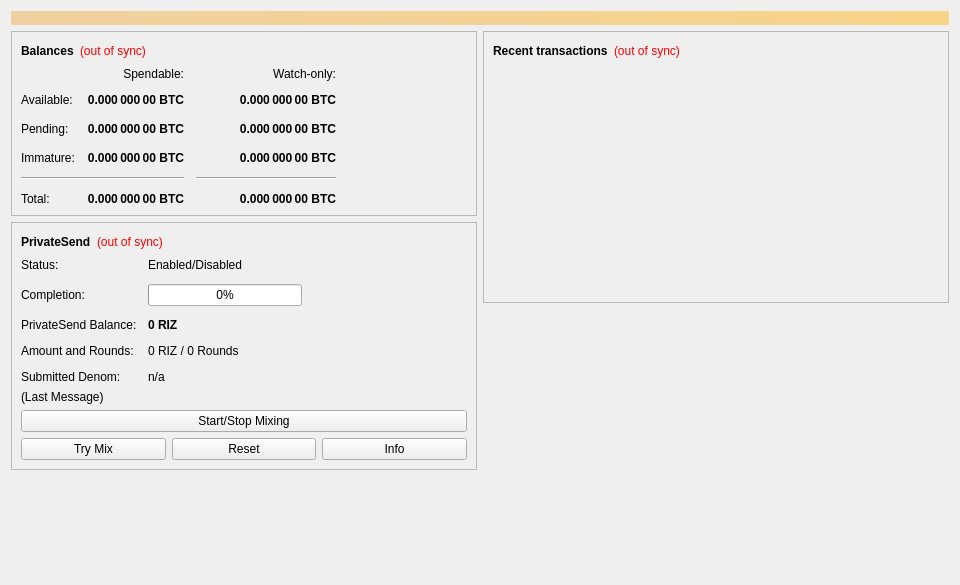
<?xml version="1.0" encoding="UTF-8"?>
<ui version="4.0">
 <class>OverviewPage</class>
 <widget class="QWidget" name="OverviewPage">
  <property name="geometry">
   <rect>
    <x>0</x>
    <y>0</y>
    <width>960</width>
    <height>585</height>
   </rect>
  </property>
  <property name="minimumSize">
   <size>
    <width>960</width>
    <height>0</height>
   </size>
  </property>
  <property name="windowTitle">
   <string>Form</string>
  </property>
  <layout class="QVBoxLayout" name="topLayout">
   <item>
    <widget class="QLabel" name="labelAlerts">
     <property name="visible">
      <bool>false</bool>
     </property>
     <property name="styleSheet">
      <string notr="true">QLabel { background-color: qlineargradient(x1: 0, y1: 0, x2: 1, y2: 0, stop:0 #F0D0A0, stop:1 #F8D488); color:#000000; }</string>
     </property>
     <property name="wordWrap">
      <bool>true</bool>
     </property>
     <property name="margin">
      <number>3</number>
     </property>
     <property name="textInteractionFlags">
      <set>Qt::TextSelectableByMouse</set>
     </property>
    </widget>
   </item>
   <item>
    <layout class="QHBoxLayout" name="horizontalLayout" stretch="1,1">
     <item>
      <layout class="QVBoxLayout" name="verticalLayout_2">
       <item>
        <widget class="QFrame" name="frame">
         <property name="frameShape">
          <enum>QFrame::StyledPanel</enum>
         </property>
         <property name="frameShadow">
          <enum>QFrame::Raised</enum>
         </property>
         <layout class="QVBoxLayout" name="verticalLayout_4">
          <item>
           <layout class="QHBoxLayout" name="horizontalLayout_4">
            <item>
             <widget class="QLabel" name="label_5">
              <property name="font">
               <font>
                <weight>75</weight>
                <bold>true</bold>
               </font>
              </property>
              <property name="text">
               <string>Balances</string>
              </property>
             </widget>
            </item>
            <item>
             <widget class="QLabel" name="labelWalletStatus">
              <property name="toolTip">
               <string>The displayed information may be out of date. Your wallet automatically synchronizes with the Rizcoin network after a connection is established, but this process has not completed yet.</string>
              </property>
              <property name="styleSheet">
               <string notr="true">QLabel { color: red; }</string>
              </property>
              <property name="text">
               <string notr="true">(out of sync)</string>
              </property>
              <property name="alignment">
               <set>Qt::AlignLeading|Qt::AlignLeft|Qt::AlignVCenter</set>
              </property>
             </widget>
            </item>
            <item>
             <spacer name="horizontalSpacer_3">
              <property name="orientation">
               <enum>Qt::Horizontal</enum>
              </property>
              <property name="sizeHint" stdset="0">
               <size>
                <width>40</width>
                <height>20</height>
               </size>
              </property>
             </spacer>
            </item>
           </layout>
          </item>
          <item>
           <layout class="QGridLayout" name="gridLayout">
            <property name="spacing">
             <number>12</number>
            </property>
            <item row="2" column="2">
             <widget class="QLabel" name="labelWatchPending">
              <property name="font">
               <font>
                <weight>75</weight>
                <bold>true</bold>
               </font>
              </property>
              <property name="cursor">
               <cursorShape>IBeamCursor</cursorShape>
              </property>
              <property name="toolTip">
               <string>Unconfirmed transactions to watch-only addresses</string>
              </property>
              <property name="text">
               <string notr="true">0.000 000 00 BTC</string>
              </property>
              <property name="alignment">
               <set>Qt::AlignRight|Qt::AlignTrailing|Qt::AlignVCenter</set>
              </property>
              <property name="textInteractionFlags">
               <set>Qt::LinksAccessibleByMouse|Qt::TextSelectableByKeyboard|Qt::TextSelectableByMouse</set>
              </property>
             </widget>
            </item>
            <item row="2" column="1">
             <widget class="QLabel" name="labelUnconfirmed">
              <property name="font">
               <font>
                <weight>75</weight>
                <bold>true</bold>
               </font>
              </property>
              <property name="cursor">
               <cursorShape>IBeamCursor</cursorShape>
              </property>
              <property name="toolTip">
               <string>Total of transactions that have yet to be confirmed, and do not yet count toward the spendable balance</string>
              </property>
              <property name="text">
               <string notr="true">0.000 000 00 BTC</string>
              </property>
              <property name="alignment">
               <set>Qt::AlignRight|Qt::AlignTrailing|Qt::AlignVCenter</set>
              </property>
              <property name="textInteractionFlags">
               <set>Qt::LinksAccessibleByMouse|Qt::TextSelectableByKeyboard|Qt::TextSelectableByMouse</set>
              </property>
             </widget>
            </item>
            <item row="3" column="2">
             <widget class="QLabel" name="labelWatchImmature">
              <property name="font">
               <font>
                <weight>75</weight>
                <bold>true</bold>
               </font>
              </property>
              <property name="cursor">
               <cursorShape>IBeamCursor</cursorShape>
              </property>
              <property name="toolTip">
               <string>Mined balance in watch-only addresses that has not yet matured</string>
              </property>
              <property name="text">
               <string notr="true">0.000 000 00 BTC</string>
              </property>
              <property name="alignment">
               <set>Qt::AlignRight|Qt::AlignTrailing|Qt::AlignVCenter</set>
              </property>
              <property name="textInteractionFlags">
               <set>Qt::LinksAccessibleByMouse|Qt::TextSelectableByKeyboard|Qt::TextSelectableByMouse</set>
              </property>
             </widget>
            </item>
            <item row="4" column="0" colspan="2">
             <widget class="Line" name="lineSpendableBalance">
              <property name="orientation">
               <enum>Qt::Horizontal</enum>
              </property>
             </widget>
            </item>
            <item row="4" column="2">
             <widget class="Line" name="lineWatchBalance">
              <property name="sizePolicy">
               <sizepolicy hsizetype="Preferred" vsizetype="Fixed">
                <horstretch>0</horstretch>
                <verstretch>0</verstretch>
               </sizepolicy>
              </property>
              <property name="minimumSize">
               <size>
                <width>140</width>
                <height>0</height>
               </size>
              </property>
              <property name="orientation">
               <enum>Qt::Horizontal</enum>
              </property>
             </widget>
            </item>
            <item row="5" column="0">
             <widget class="QLabel" name="labelTotalText">
              <property name="text">
               <string>Total:</string>
              </property>
             </widget>
            </item>
            <item row="3" column="1">
             <widget class="QLabel" name="labelImmature">
              <property name="font">
               <font>
                <weight>75</weight>
                <bold>true</bold>
               </font>
              </property>
              <property name="cursor">
               <cursorShape>IBeamCursor</cursorShape>
              </property>
              <property name="toolTip">
               <string>Mined balance that has not yet matured</string>
              </property>
              <property name="text">
               <string notr="true">0.000 000 00 BTC</string>
              </property>
              <property name="alignment">
               <set>Qt::AlignRight|Qt::AlignTrailing|Qt::AlignVCenter</set>
              </property>
              <property name="textInteractionFlags">
               <set>Qt::LinksAccessibleByMouse|Qt::TextSelectableByKeyboard|Qt::TextSelectableByMouse</set>
              </property>
             </widget>
            </item>
            <item row="2" column="3">
             <spacer name="horizontalSpacer_2">
              <property name="orientation">
               <enum>Qt::Horizontal</enum>
              </property>
              <property name="sizeHint" stdset="0">
               <size>
                <width>40</width>
                <height>20</height>
               </size>
              </property>
             </spacer>
            </item>
            <item row="3" column="0">
             <widget class="QLabel" name="labelImmatureText">
              <property name="text">
               <string>Immature:</string>
              </property>
             </widget>
            </item>
            <item row="5" column="1">
             <widget class="QLabel" name="labelTotal">
              <property name="font">
               <font>
                <weight>75</weight>
                <bold>true</bold>
               </font>
              </property>
              <property name="cursor">
               <cursorShape>IBeamCursor</cursorShape>
              </property>
              <property name="toolTip">
               <string>Your current total balance</string>
              </property>
              <property name="text">
               <string notr="true">0.000 000 00 BTC</string>
              </property>
              <property name="alignment">
               <set>Qt::AlignRight|Qt::AlignTrailing|Qt::AlignVCenter</set>
              </property>
              <property name="textInteractionFlags">
               <set>Qt::LinksAccessibleByMouse|Qt::TextSelectableByKeyboard|Qt::TextSelectableByMouse</set>
              </property>
             </widget>
            </item>
            <item row="5" column="2">
             <widget class="QLabel" name="labelWatchTotal">
              <property name="font">
               <font>
                <weight>75</weight>
                <bold>true</bold>
               </font>
              </property>
              <property name="cursor">
               <cursorShape>IBeamCursor</cursorShape>
              </property>
              <property name="toolTip">
               <string>Current total balance in watch-only addresses</string>
              </property>
              <property name="text">
               <string notr="true">0.000 000 00 BTC</string>
              </property>
              <property name="alignment">
               <set>Qt::AlignRight|Qt::AlignTrailing|Qt::AlignVCenter</set>
              </property>
              <property name="textInteractionFlags">
               <set>Qt::LinksAccessibleByMouse|Qt::TextSelectableByKeyboard|Qt::TextSelectableByMouse</set>
              </property>
             </widget>
            </item>
            <item row="0" column="2">
             <widget class="QLabel" name="labelWatchonly">
              <property name="text">
               <string>Watch-only:</string>
              </property>
              <property name="alignment">
               <set>Qt::AlignRight|Qt::AlignTrailing|Qt::AlignVCenter</set>
              </property>
             </widget>
            </item>
            <item row="1" column="0">
             <widget class="QLabel" name="labelBalanceText">
              <property name="text">
               <string>Available:</string>
              </property>
             </widget>
            </item>
            <item row="1" column="1">
             <widget class="QLabel" name="labelBalance">
              <property name="font">
               <font>
                <weight>75</weight>
                <bold>true</bold>
               </font>
              </property>
              <property name="cursor">
               <cursorShape>IBeamCursor</cursorShape>
              </property>
              <property name="toolTip">
               <string>Your current spendable balance</string>
              </property>
              <property name="text">
               <string notr="true">0.000 000 00 BTC</string>
              </property>
              <property name="alignment">
               <set>Qt::AlignRight|Qt::AlignTrailing|Qt::AlignVCenter</set>
              </property>
              <property name="textInteractionFlags">
               <set>Qt::LinksAccessibleByMouse|Qt::TextSelectableByKeyboard|Qt::TextSelectableByMouse</set>
              </property>
             </widget>
            </item>
            <item row="1" column="2">
             <widget class="QLabel" name="labelWatchAvailable">
              <property name="font">
               <font>
                <weight>75</weight>
                <bold>true</bold>
               </font>
              </property>
              <property name="cursor">
               <cursorShape>IBeamCursor</cursorShape>
              </property>
              <property name="toolTip">
               <string>Your current balance in watch-only addresses</string>
              </property>
              <property name="text">
               <string notr="true">0.000 000 00 BTC</string>
              </property>
              <property name="alignment">
               <set>Qt::AlignRight|Qt::AlignTrailing|Qt::AlignVCenter</set>
              </property>
              <property name="textInteractionFlags">
               <set>Qt::LinksAccessibleByMouse|Qt::TextSelectableByKeyboard|Qt::TextSelectableByMouse</set>
              </property>
             </widget>
            </item>
            <item row="2" column="0">
             <widget class="QLabel" name="labelPendingText">
              <property name="text">
               <string>Pending:</string>
              </property>
             </widget>
            </item>
            <item row="0" column="1">
             <widget class="QLabel" name="labelSpendable">
              <property name="text">
               <string>Spendable:</string>
              </property>
              <property name="alignment">
               <set>Qt::AlignRight|Qt::AlignTrailing|Qt::AlignVCenter</set>
              </property>
             </widget>
            </item>
           </layout>
          </item>
         </layout>
        </widget>
       </item>
       <item>
        <widget class="QFrame" name="framePrivateSend">
         <property name="layoutDirection">
          <enum>Qt::LeftToRight</enum>
         </property>
         <property name="frameShape">
          <enum>QFrame::StyledPanel</enum>
         </property>
         <property name="frameShadow">
          <enum>QFrame::Raised</enum>
         </property>
         <layout class="QVBoxLayout" name="VerticalLayout_PS1">
          <item>
           <layout class="QHBoxLayout" name="horizontalLayout_5">
            <item>
             <widget class="QLabel" name="labelPrivateSendHeader">
              <property name="font">
               <font>
                <weight>75</weight>
                <bold>true</bold>
               </font>
              </property>
              <property name="text">
               <string>PrivateSend</string>
              </property>
             </widget>
            </item>
            <item>
             <widget class="QLabel" name="labelPrivateSendSyncStatus">
              <property name="toolTip">
               <string>The displayed information may be out of date. Your wallet automatically synchronizes with the Rizcoin network after a connection is established, but this process has not completed yet.</string>
              </property>
              <property name="styleSheet">
               <string notr="true">QLabel { color: red; }</string>
              </property>
              <property name="text">
               <string notr="true">(out of sync)</string>
              </property>
              <property name="alignment">
               <set>Qt::AlignLeading|Qt::AlignLeft|Qt::AlignVCenter</set>
              </property>
             </widget>
            </item>
            <item>
             <spacer name="horizontalSpacer_4">
              <property name="orientation">
               <enum>Qt::Horizontal</enum>
              </property>
              <property name="sizeHint" stdset="0">
               <size>
                <width>40</width>
                <height>20</height>
               </size>
              </property>
             </spacer>
            </item>
           </layout>
          </item>
          <item>
           <layout class="QFormLayout" name="privateSendFormLayout">
            <property name="fieldGrowthPolicy">
             <enum>QFormLayout::AllNonFixedFieldsGrow</enum>
            </property>
            <property name="horizontalSpacing">
             <number>11</number>
            </property>
            <property name="verticalSpacing">
             <number>12</number>
            </property>
            <item row="0" column="0">
             <widget class="QLabel" name="labelPrivateSendEnabledText">
              <property name="text">
               <string>Status:</string>
              </property>
             </widget>
            </item>
            <item row="0" column="1">
             <widget class="QLabel" name="labelPrivateSendEnabled">
              <property name="text">
               <string>Enabled/Disabled</string>
              </property>
             </widget>
            </item>
            <item row="1" column="0">
             <widget class="QLabel" name="labelCompletitionText">
              <property name="text">
               <string>Completion:</string>
              </property>
             </widget>
            </item>
            <item row="1" column="1">
             <widget class="QProgressBar" name="privateSendProgress">
              <property name="maximumSize">
               <size>
                <width>154</width>
                <height>16777215</height>
               </size>
              </property>
              <property name="value">
               <number>0</number>
              </property>
             </widget>
            </item>
            <item row="2" column="0">
             <widget class="QLabel" name="labelAnonymizedText">
              <property name="text">
               <string>PrivateSend Balance:</string>
              </property>
             </widget>
            </item>
            <item row="2" column="1">
             <widget class="QLabel" name="labelAnonymized">
              <property name="font">
               <font>
                <weight>75</weight>
                <bold>true</bold>
               </font>
              </property>
              <property name="text">
               <string notr="true">0 RIZ</string>
              </property>
             </widget>
            </item>
            <item row="3" column="0">
             <widget class="QLabel" name="labelAmountAndRoundsText">
              <property name="text">
               <string>Amount and Rounds:</string>
              </property>
             </widget>
            </item>
            <item row="3" column="1">
             <widget class="QLabel" name="labelAmountRounds">
              <property name="text">
               <string>0 RIZ / 0 Rounds</string>
              </property>
             </widget>
            </item>
            <item row="4" column="0">
             <widget class="QLabel" name="labelSubmittedDenomText">
              <property name="text">
               <string>Submitted Denom:</string>
              </property>
             </widget>
            </item>
            <item row="4" column="1">
             <widget class="QLabel" name="labelSubmittedDenom">
              <property name="toolTip">
               <string>The denominations you submitted to the Masternode.&lt;br&gt;To mix, other users must submit the exact same denominations.</string>
              </property>
              <property name="text">
               <string>n/a</string>
              </property>
             </widget>
            </item>
           </layout>
          </item>
          <item>
           <layout class="QVBoxLayout" name="VerticalLayout_PS">
            <item>
             <widget class="QLabel" name="labelPrivateSendLastMessage">
              <property name="text">
               <string>(Last Message)</string>
              </property>
              <property name="alignment">
               <set>Qt::AlignLeading|Qt::AlignLeft|Qt::AlignTop</set>
              </property>
              <property name="wordWrap">
               <bool>true</bool>
              </property>
             </widget>
            </item>
            <item>
             <widget class="QPushButton" name="togglePrivateSend">
              <property name="sizePolicy">
               <sizepolicy hsizetype="MinimumExpanding" vsizetype="Fixed">
                <horstretch>0</horstretch>
                <verstretch>0</verstretch>
               </sizepolicy>
              </property>
              <property name="text">
               <string>Start/Stop Mixing</string>
              </property>
             </widget>
            </item>
            <item>
             <layout class="QHBoxLayout" name="horizontalLayout_debugbuttons">
              <item>
               <widget class="QPushButton" name="privateSendAuto">
                <property name="sizePolicy">
                 <sizepolicy hsizetype="MinimumExpanding" vsizetype="Fixed">
                  <horstretch>0</horstretch>
                  <verstretch>0</verstretch>
                 </sizepolicy>
                </property>
                <property name="toolTip">
                 <string>Try to manually submit a PrivateSend request.</string>
                </property>
                <property name="text">
                 <string>Try Mix</string>
                </property>
               </widget>
              </item>
              <item>
               <widget class="QPushButton" name="privateSendReset">
                <property name="sizePolicy">
                 <sizepolicy hsizetype="MinimumExpanding" vsizetype="Fixed">
                  <horstretch>0</horstretch>
                  <verstretch>0</verstretch>
                 </sizepolicy>
                </property>
                <property name="toolTip">
                 <string>Reset the current status of PrivateSend (can interrupt PrivateSend if it's in the process of Mixing, which can cost you money!)</string>
                </property>
                <property name="autoFillBackground">
                 <bool>false</bool>
                </property>
                <property name="text">
                 <string>Reset</string>
                </property>
               </widget>
              </item>
              <item>
               <widget class="QPushButton" name="privateSendInfo">
                <property name="sizePolicy">
                 <sizepolicy hsizetype="MinimumExpanding" vsizetype="Fixed">
                  <horstretch>0</horstretch>
                  <verstretch>0</verstretch>
                 </sizepolicy>
                </property>
                <property name="toolTip">
                 <string>Information about PrivateSend and Mixing</string>
                </property>
                <property name="text">
                 <string>Info</string>
                </property>
               </widget>
              </item>
             </layout>
            </item>
           </layout>
          </item>
         </layout>
        </widget>
       </item>
       <item>
        <spacer name="verticalSpacer">
         <property name="orientation">
          <enum>Qt::Vertical</enum>
         </property>
         <property name="sizeHint" stdset="0">
          <size>
           <width>20</width>
           <height>40</height>
          </size>
         </property>
        </spacer>
       </item>
      </layout>
     </item>
     <item>
      <layout class="QVBoxLayout" name="verticalLayout_3">
       <item>
        <widget class="QFrame" name="frame_2">
         <property name="frameShape">
          <enum>QFrame::StyledPanel</enum>
         </property>
         <property name="frameShadow">
          <enum>QFrame::Raised</enum>
         </property>
         <layout class="QVBoxLayout" name="verticalLayout">
          <item>
           <layout class="QHBoxLayout" name="horizontalLayout_2">
            <item>
             <widget class="QLabel" name="label_4">
              <property name="font">
               <font>
                <weight>75</weight>
                <bold>true</bold>
               </font>
              </property>
              <property name="text">
               <string>Recent transactions</string>
              </property>
             </widget>
            </item>
            <item>
             <widget class="QLabel" name="labelTransactionsStatus">
              <property name="toolTip">
               <string>The displayed information may be out of date. Your wallet automatically synchronizes with the Rizcoin network after a connection is established, but this process has not completed yet.</string>
              </property>
              <property name="styleSheet">
               <string notr="true">QLabel { color: red; }</string>
              </property>
              <property name="text">
               <string notr="true">(out of sync)</string>
              </property>
              <property name="alignment">
               <set>Qt::AlignLeading|Qt::AlignLeft|Qt::AlignVCenter</set>
              </property>
             </widget>
            </item>
            <item>
             <spacer name="horizontalSpacer">
              <property name="orientation">
               <enum>Qt::Horizontal</enum>
              </property>
              <property name="sizeHint" stdset="0">
               <size>
                <width>40</width>
                <height>20</height>
               </size>
              </property>
             </spacer>
            </item>
           </layout>
          </item>
          <item>
           <widget class="QListView" name="listTransactions">
            <property name="styleSheet">
             <string notr="true">QListView { background: transparent; }</string>
            </property>
            <property name="frameShape">
             <enum>QFrame::NoFrame</enum>
            </property>
            <property name="verticalScrollBarPolicy">
             <enum>Qt::ScrollBarAlwaysOff</enum>
            </property>
            <property name="horizontalScrollBarPolicy">
             <enum>Qt::ScrollBarAlwaysOff</enum>
            </property>
            <property name="selectionMode">
             <enum>QAbstractItemView::NoSelection</enum>
            </property>
           </widget>
          </item>
         </layout>
        </widget>
       </item>
       <item>
        <spacer name="verticalSpacer_2">
         <property name="orientation">
          <enum>Qt::Vertical</enum>
         </property>
         <property name="sizeHint" stdset="0">
          <size>
           <width>20</width>
           <height>40</height>
          </size>
         </property>
        </spacer>
       </item>
      </layout>
     </item>
    </layout>
   </item>
  </layout>
 </widget>
 <resources/>
 <connections/>
</ui>
